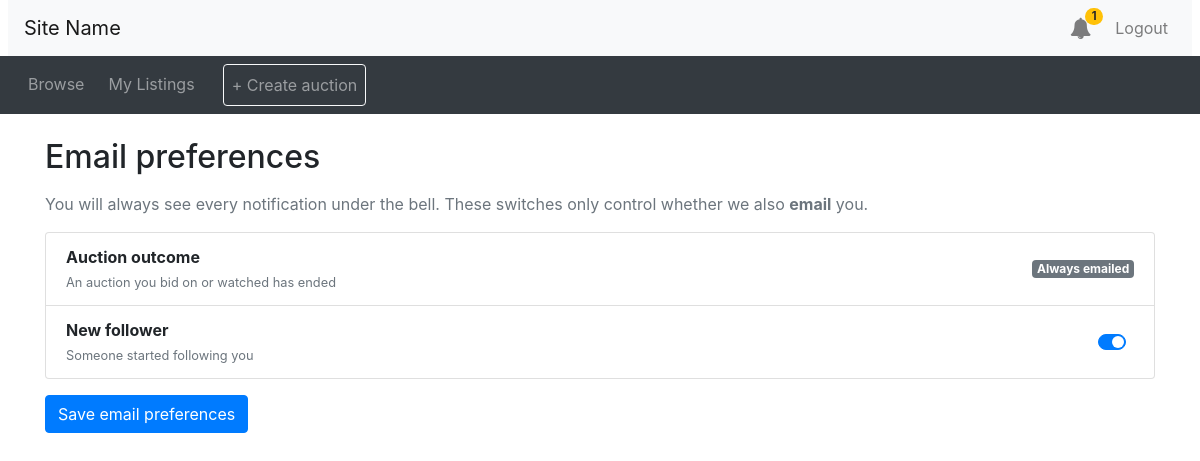
Screenshot of /auction/preferences.php (signed in) with the database file from the repository.
### tables this page shows
CREATE TABLE NotificationTypes (
    notificationTypeId INT UNSIGNED NOT NULL AUTO_INCREMENT PRIMARY KEY,
    name               ENUM(
        'OUTBID_BY_ANOTHER_BIDDER',
        'FOLLOWED_SELLER_NEW_AUCTION',
        'NEW_AUCTION_BASED_ON_PREFERENCES',
        'AUCTION_START_REMINDER',
        'AUCTION_END_REMINDER',
        'AUCTION_OUTCOME',
        'NEW_FOLLOWER'
    ) NOT NULL UNIQUE,
    description        VARCHAR(255) NULL,
   isOptional         BOOLEAN      NOT NULL DEFAULT TRUE
);

### auction/lib/notification_funcs.php (called while the page is built, shortened)
<?php
function db_run(mysqli $db, string $sql, array $params = []) {
  $st = $db->prepare($sql);
  if ($params) {
    $types = '';
    foreach ($params as $p) { $types .= is_int($p) ? 'i' : (is_float($p) ? 'd' : 's'); }
    $st->bind_param($types, ...$params);
  }
  $st->execute();
  $res = $st->get_result();
  return $res;
}
function db_all(mysqli $db, string $sql, array $p = []): array { return db_run($db, $sql, $p)->fetch_all(MYSQLI_ASSOC); }

### auction/preferences.php (the view, shortened to what this page needs)
<?php ob_start(); include_once("header.php") ?>
<?php
  $uid  = current_user_id();
  $role = user_role($connection, $uid);
  $shown = email_pref_types_for_role($role);
?>
<div class="container my-4">
  <h2 class="my-3">Email preferences</h2>
  <p class="text-muted">You will always see every notification under the bell. These switches only control whether we also <strong>email</strong> you.</p>
<?php
  $all = [];
  foreach (db_all($connection, 'SELECT notificationTypeId, name, description, isOptional FROM NotificationTypes') as $t) { $all[$t['name']] = $t; }
  $types = [];
  foreach ($shown as $name) { if (isset($all[$name])) { $types[] = $all[$name]; } }
  $saved = [];
  foreach (db_all($connection, 'SELECT notificationTypeId, isEnabled FROM UserNotificationPreferences WHERE userId = ?', [$uid]) as $p) {
    $saved[(int) $p['notificationTypeId']] = (int) $p['isEnabled'];
  }
?>
  <form method="post"><ul class="list-group mb-3">
<?php foreach ($types as $t): $tid = (int) $t['notificationTypeId']; $isOn = $saved[$tid] ?? 1; ?>
    <li class="list-group-item d-flex justify-content-between align-items-center">
      <div>
        <div class="font-weight-bold"><?php echo htmlspecialchars(ucfirst(strtolower(str_replace('_', ' ', $t['name']))), ENT_QUOTES); ?></div>
        <small class="text-muted"><?php echo htmlspecialchars((string) $t['description'], ENT_QUOTES); ?></small>
      </div>
<?php if (!$t['isOptional']): ?>
      <span class="badge badge-secondary">Always emailed</span>
<?php else: ?>
      <div class="custom-control custom-switch">
      </div>
<?php endif; ?>
    </li>
<?php endforeach; ?>
  </ul>
  <button class="btn btn-primary">Save email preferences</button></form>
</div>
<?php include_once("footer.php") ?>

### rows the page displays
notificationtypes: name "Auction outcome", description "An auction you bid on or watched has ended", isOptional "Always emailed"
notificationtypes: name "New follower", description "Someone started following you"

### other values shown
$bell_unread "1"
